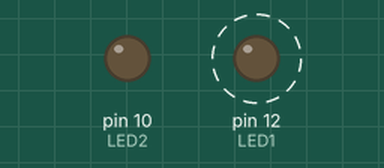
Simulated run of this sketch. Board: Arduino Uno, built with avr-gcc and run on an emulated ATmega328P. Parts: output pins drawn as LEDs (lit = HIGH). Dashed ring = blinking.

Above: at 0.05 s.
At 2.92 s:
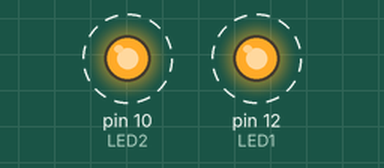
Timing chart, 0 to 3.2 s (numbered marks = the images above):
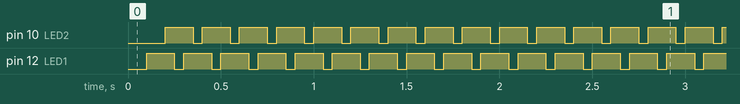

The sketch:

2_LED_BLINK.ino
```cpp
#define LED1 12
#define LED2 10
void setup() {
  pinMode(LED1, OUTPUT);
  pinMode(LED2, OUTPUT);
}
void loop() {

  delay(50);
  digitalWrite(LED1, LOW);
  delay(50);
  digitalWrite(LED1, HIGH);
  delay(50);
  digitalWrite(LED2, LOW);
  delay(50);
  digitalWrite(LED2, HIGH);

}
```

Measured:
- by itself, pin 10 (LED2), pin 12 (LED1): alternates HIGH for 0.15 s and LOW for 0.05 s
